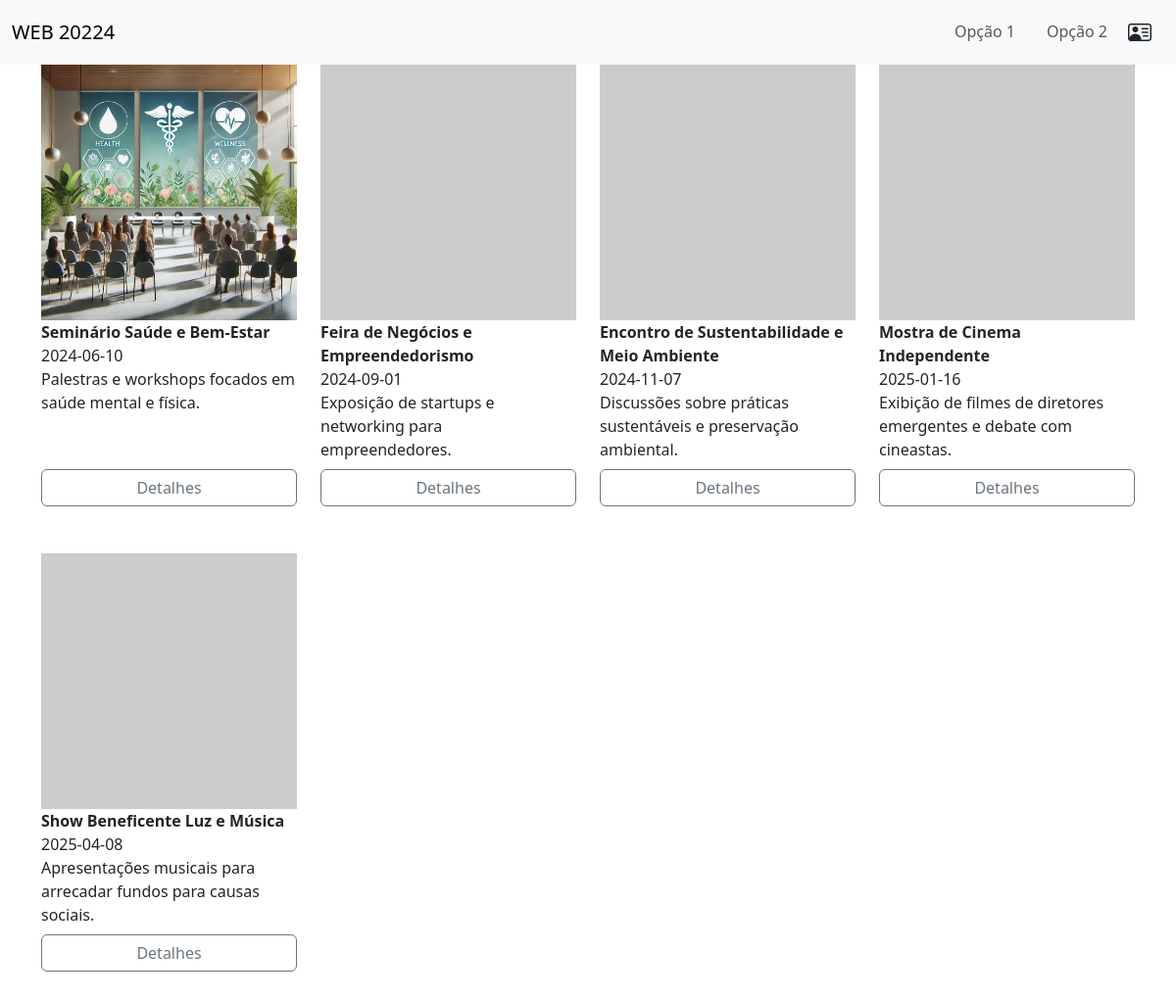
The page / on the database its author committed.
### tables this page shows
CREATE TABLE `eventos` (
  `id` int(10) unsigned NOT NULL AUTO_INCREMENT,
  `nome` varchar(128) NOT NULL,
  `data` date DEFAULT NULL,
  `descricao` varchar(256) DEFAULT NULL,
  `texto` text DEFAULT '',
  `imagem` varchar(128) DEFAULT NULL,
  `visivel` tinyint(1) DEFAULT 1,
  PRIMARY KEY (`id`)
);

### index.php (the view, shortened to what this page needs)
<!DOCTYPE html>
<html lang="pt">
<head>
    <link rel="stylesheet" href="css/bootstrap.min.css">
    <link rel="stylesheet" href="css/bootstrap-icons.min.css">
</head>
<body>
    <?php require('includes/connection.php') ?>
    <?php require('includes/menu.php'); ?>
    <div class="container">
        <div class="row row-cols-2 row-cols-md-4 row-gap-5">
            <?php
                $sql = 'SELECT * FROM eventos WHERE visivel = 1 ORDER BY data';
                $stmt = $dbh->prepare($sql);
                $stmt->execute();
                if($stmt && $stmt->rowCount() > 0){
                    while($evento = $stmt->fetchObject()){
                        $imagem = filter_var($evento->imagem, FILTER_VALIDATE_URL) !== false ? $evento->imagem : 'imgs/eventos/'.$evento->imagem;
                        ?>
                        <div class="col position-relative d-flex flex-column">
                            <div>
                                <img class="w-100 img-fluid" src="<?= $imagem ?>" alt="">
                            </div>
                            <div class="fw-bold"><?= $evento->nome ?></div>
                            <div class="fw-light"><?= $evento->data ?></div>
                            <div class="mb-2"><?= $evento->descricao ?></div>
                            <a href="evento.php?id=<?= $evento->id ?>" class="mt-auto btn btn-outline-secondary w-100 stretched-link">Detalhes</a>
                        </div>
                    <?php
                    }
                }
            ?>
        </div>
    </div>
    <div class="w-100" style="height:500px;">&nbsp;</div>
</body>
</html>

### rows shown on the page
eventos: imagem (picture), nome "Seminário Saúde e Bem-Estar", data "2024-06-10", descricao "Palestras e workshops focados em saúde mental e física."
eventos: nome "Feira de Negócios e Empreendedorismo", data "2024-09-01", descricao "Exposição de startups e networking para empreendedores."
eventos: nome "Encontro de Sustentabilidade e Meio Ambiente", data "2024-11-07", descricao "Discussões sobre práticas sustentáveis e preservação ambiental."
eventos: nome "Mostra de Cinema Independente", data "2025-01-16", descricao "Exibição de filmes de diretores emergentes e debate com cineastas."
eventos: nome "Show Beneficente Luz e Música", data "2025-04-08", descricao "Apresentações musicais para arrecadar fundos para causas sociais."
